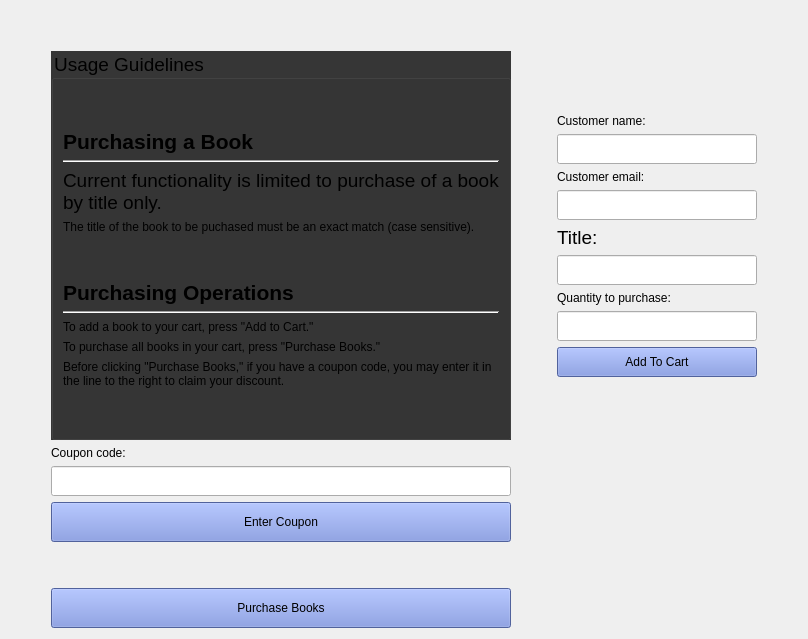
          <widget class="QWidget" name="tab_5">
           <attribute name="title">
            <string>Purchases</string>
           </attribute>
           <layout class="QHBoxLayout" name="horizontalLayout_28">
            <item>
             <layout class="QGridLayout" name="gridLayout_8">
              <item row="1" column="4">
               <spacer name="horizontalSpacer_23">
                <property name="orientation">
                 <enum>Qt::Horizontal</enum>
                </property>
                <property name="sizeHint" stdset="0">
                 <size>
                  <width>40</width>
                  <height>20</height>
                 </size>
                </property>
               </spacer>
              </item>
              <item row="2" column="1">
               <widget class="QLabel" name="label_30">
                <property name="text">
                 <string>Coupon code:</string>
                </property>
               </widget>
              </item>
              <item row="6" column="1">
               <widget class="QPushButton" name="createPurchaseFileBtn">
                <property name="minimumSize">
                 <size>
                  <width>0</width>
                  <height>40</height>
                 </size>
                </property>
                <property name="styleSheet">
                 <string notr="true">QPushButton {
background-color: #7289da
}</string>
                </property>
                <property name="text">
                 <string>Purchase Books</string>
                </property>
               </widget>
              </item>
              <item row="1" column="0">
               <spacer name="horizontalSpacer_24">
                <property name="orientation">
                 <enum>Qt::Horizontal</enum>
                </property>
                <property name="sizeHint" stdset="0">
                 <size>
                  <width>40</width>
                  <height>20</height>
                 </size>
                </property>
               </spacer>
              </item>
              <item row="1" column="2">
               <spacer name="horizontalSpacer_25">
                <property name="orientation">
                 <enum>Qt::Horizontal</enum>
                </property>
                <property name="sizeHint" stdset="0">
                 <size>
                  <width>40</width>
                  <height>20</height>
                 </size>
                </property>
               </spacer>
              </item>
              <item row="6" column="0">
               <spacer name="verticalSpacer_27">
                <property name="orientation">
                 <enum>Qt::Vertical</enum>
                </property>
                <property name="sizeHint" stdset="0">
                 <size>
                  <width>20</width>
                  <height>40</height>
                 </size>
                </property>
               </spacer>
              </item>
              <item row="1" column="3">
               <layout class="QVBoxLayout" name="verticalLayout_15">
                <item>
                 <spacer name="verticalSpacer_24">
                  <property name="orientation">
                   <enum>Qt::Vertical</enum>
                  </property>
                  <property name="sizeHint" stdset="0">
                   <size>
                    <width>20</width>
                    <height>40</height>
                   </size>
                  </property>
                 </spacer>
                </item>
                <item>
                 <widget class="QLabel" name="label_23">
                  <property name="text">
                   <string>Customer name:</string>
                  </property>
                 </widget>
                </item>
                <item>
                 <widget class="QLineEdit" name="custNameLineEdit">
                  <property name="minimumSize">
                   <size>
                    <width>0</width>
                    <height>30</height>
                   </size>
                  </property>
                 </widget>
                </item>
                <item>
                 <widget class="QLabel" name="label_29">
                  <property name="text">
                   <string>Customer email:</string>
                  </property>
                 </widget>
                </item>
                <item>
                 <widget class="QLineEdit" name="custEmailLineEdit">
                  <property name="minimumSize">
                   <size>
                    <width>0</width>
                    <height>30</height>
                   </size>
                  </property>
                 </widget>
                </item>
                <item>
                 <widget class="QLabel" name="label_25">
                  <property name="font">
                   <font>
                    <family>Arial</family>
                    <pointsize>14</pointsize>
                   </font>
                  </property>
                  <property name="text">
                   <string>Title:</string>
                  </property>
                 </widget>
                </item>
                <item>
                 <widget class="QLineEdit" name="purchaseTitleLineEdit">
                  <property name="minimumSize">
                   <size>
                    <width>0</width>
                    <height>30</height>
                   </size>
                  </property>
                 </widget>
                </item>
                <item>
                 <widget class="QLabel" name="label_22">
                  <property name="text">
                   <string>Quantity to purchase:</string>
                  </property>
                 </widget>
                </item>
                <item>
                 <widget class="QLineEdit" name="purchaseQuantityLineEdit">
                  <property name="minimumSize">
                   <size>
                    <width>0</width>
                    <height>30</height>
                   </size>
                  </property>
                 </widget>
                </item>
                <item>
                 <layout class="QHBoxLayout" name="horizontalLayout_20">
                  <item>
                   <widget class="QPushButton" name="purchaseBookBtn">
                    <property name="minimumSize">
                     <size>
                      <width>200</width>
                      <height>30</height>
                     </size>
                    </property>
                    <property name="styleSheet">
                     <string notr="true">QPushButton {
background-color: #7289da
}</string>
                    </property>
                    <property name="text">
                     <string>Add To Cart</string>
                    </property>
                   </widget>
                  </item>
                 </layout>
                </item>
                <item>
                 <spacer name="verticalSpacer_31">
                  <property name="orientation">
                   <enum>Qt::Vertical</enum>
                  </property>
                  <property name="sizeHint" stdset="0">
                   <size>
                    <width>20</width>
                    <height>40</height>
                   </size>
                  </property>
                 </spacer>
                </item>
               </layout>
              </item>
              <item row="0" column="0">
               <spacer name="verticalSpacer_26">
                <property name="orientation">
                 <enum>Qt::Vertical</enum>
                </property>
                <property name="sizeHint" stdset="0">
                 <size>
                  <width>20</width>
                  <height>40</height>
                 </size>
                </property>
               </spacer>
              </item>
              <item row="1" column="1">
               <widget class="QGroupBox" name="groupBox_5">
                <property name="font">
                 <font>
                  <family>Arial</family>
                  <pointsize>14</pointsize>
                 </font>
                </property>
                <property name="styleSheet">
                 <string notr="true">QGroupBox {
background-color: #363636
}</string>
                </property>
                <property name="title">
                 <string>Usage Guidelines</string>
                </property>
                <layout class="QVBoxLayout" name="verticalLayout_12">
                 <item>
                  <spacer name="verticalSpacer_22">
                   <property name="orientation">
                    <enum>Qt::Vertical</enum>
                   </property>
                   <property name="sizeHint" stdset="0">
                    <size>
                     <width>20</width>
                     <height>40</height>
                    </size>
                   </property>
                  </spacer>
                 </item>
                 <item>
                  <layout class="QVBoxLayout" name="verticalLayout_14">
                   <item>
                    <layout class="QVBoxLayout" name="verticalLayout_16">
                     <item>
                      <widget class="QLabel" name="label_14">
                       <property name="font">
                        <font>
                         <family>Arial</family>
                         <pointsize>16</pointsize>
                         <bold>true</bold>
                        </font>
                       </property>
                       <property name="text">
                        <string>Purchasing a Book</string>
                       </property>
                      </widget>
                     </item>
                     <item>
                      <widget class="Line" name="line_4">
                       <property name="orientation">
                        <enum>Qt::Horizontal</enum>
                       </property>
                      </widget>
                     </item>
                     <item>
                      <widget class="QLabel" name="label_15">
                       <property name="font">
                        <font>
                         <family>Arial</family>
                         <pointsize>14</pointsize>
                        </font>
                       </property>
                       <property name="text">
                        <string>Current functionality is limited to purchase of a book by title only.</string>
                       </property>
                       <property name="wordWrap">
                        <bool>true</bool>
                       </property>
                      </widget>
                     </item>
                     <item>
                      <widget class="QLabel" name="label_24">
                       <property name="text">
                        <string>The title of the book to be puchased must be an exact match (case sensitive). </string>
                       </property>
                       <property name="wordWrap">
                        <bool>true</bool>
                       </property>
                      </widget>
                     </item>
                    </layout>
                   </item>
                   <item>
                    <spacer name="verticalSpacer_23">
                     <property name="orientation">
                      <enum>Qt::Vertical</enum>
                     </property>
                     <property name="sizeHint" stdset="0">
                      <size>
                       <width>20</width>
                       <height>40</height>
                      </size>
                     </property>
                    </spacer>
                   </item>
                   <item>
                    <layout class="QVBoxLayout" name="verticalLayout_17">
                     <item>
                      <widget class="QLabel" name="label_26">
                       <property name="font">
                        <font>
                         <family>Arial</family>
                         <pointsize>16</pointsize>
                         <bold>true</bold>
                        </font>
                       </property>
                       <property name="text">
                        <string>Purchasing Operations</string>
                       </property>
                      </widget>
                     </item>
                     <item>
                      <widget class="Line" name="line_5">
                       <property name="orientation">
                        <enum>Qt::Horizontal</enum>
                       </property>
                      </widget>
                     </item>
                     <item>
                      <widget class="QLabel" name="label_27">
                       <property name="text">
                        <string>To add a book to your cart, press &quot;Add to Cart.&quot;</string>
                       </property>
                      </widget>
                     </item>
                     <item>
                      <widget class="QLabel" name="label_28">
                       <property name="text">
                        <string>To purchase all books in your cart, press &quot;Purchase Books.&quot;</string>
                       </property>
                       <property name="wordWrap">
                        <bool>true</bool>
                       </property>
                      </widget>
                     </item>
                     <item>
                      <widget class="QLabel" name="label_31">
                       <property name="text">
                        <string>Before clicking &quot;Purchase Books,&quot; if you have a coupon code, you may enter it in the line to the right to claim your discount.</string>
                       </property>
                       <property name="wordWrap">
                        <bool>true</bool>
                       </property>
                      </widget>
                     </item>
                     <item>
                      <spacer name="verticalSpacer_28">
                       <property name="orientation">
                        <enum>Qt::Vertical</enum>
                       </property>
                       <property name="sizeHint" stdset="0">
                        <size>
                         <width>20</width>
                         <height>40</height>
                        </size>
                       </property>
                      </spacer>
                     </item>
                    </layout>
                   </item>
                  </layout>
                 </item>
                </layout>
               </widget>
              </item>
              <item row="4" column="1">
               <widget class="QPushButton" name="couponBtn">
                <property name="minimumSize">
                 <size>
                  <width>200</width>
                  <height>40</height>
                 </size>
                </property>
                <property name="styleSheet">
                 <string notr="true">QPushButton {
background-color: #7289da
}</string>
                </property>
                <property name="text">
                 <string>Enter Coupon</string>
                </property>
               </widget>
              </item>
              <item row="3" column="1">
               <widget class="QLineEdit" name="couponLineEdit">
                <property name="minimumSize">
                 <size>
                  <width>0</width>
                  <height>30</height>
                 </size>
                </property>
               </widget>
              </item>
              <item row="5" column="1">
               <spacer name="verticalSpacer_25">
                <property name="orientation">
                 <enum>Qt::Vertical</enum>
                </property>
                <property name="sizeHint" stdset="0">
                 <size>
                  <width>20</width>
                  <height>40</height>
                 </size>
                </property>
               </spacer>
              </item>
             </layout>
            </item>
           </layout>
          </widget>
